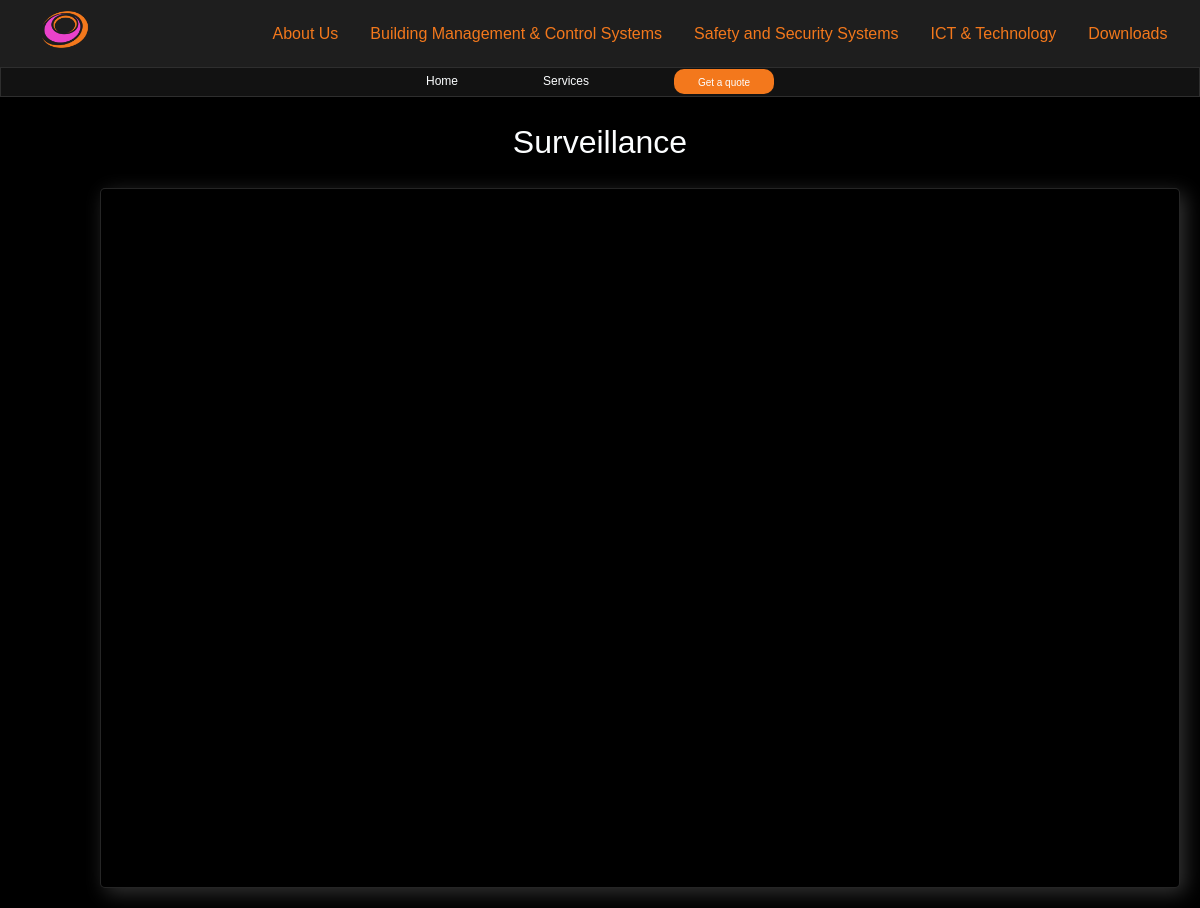
The page /services/surveillance/ on the database as committed earlier.
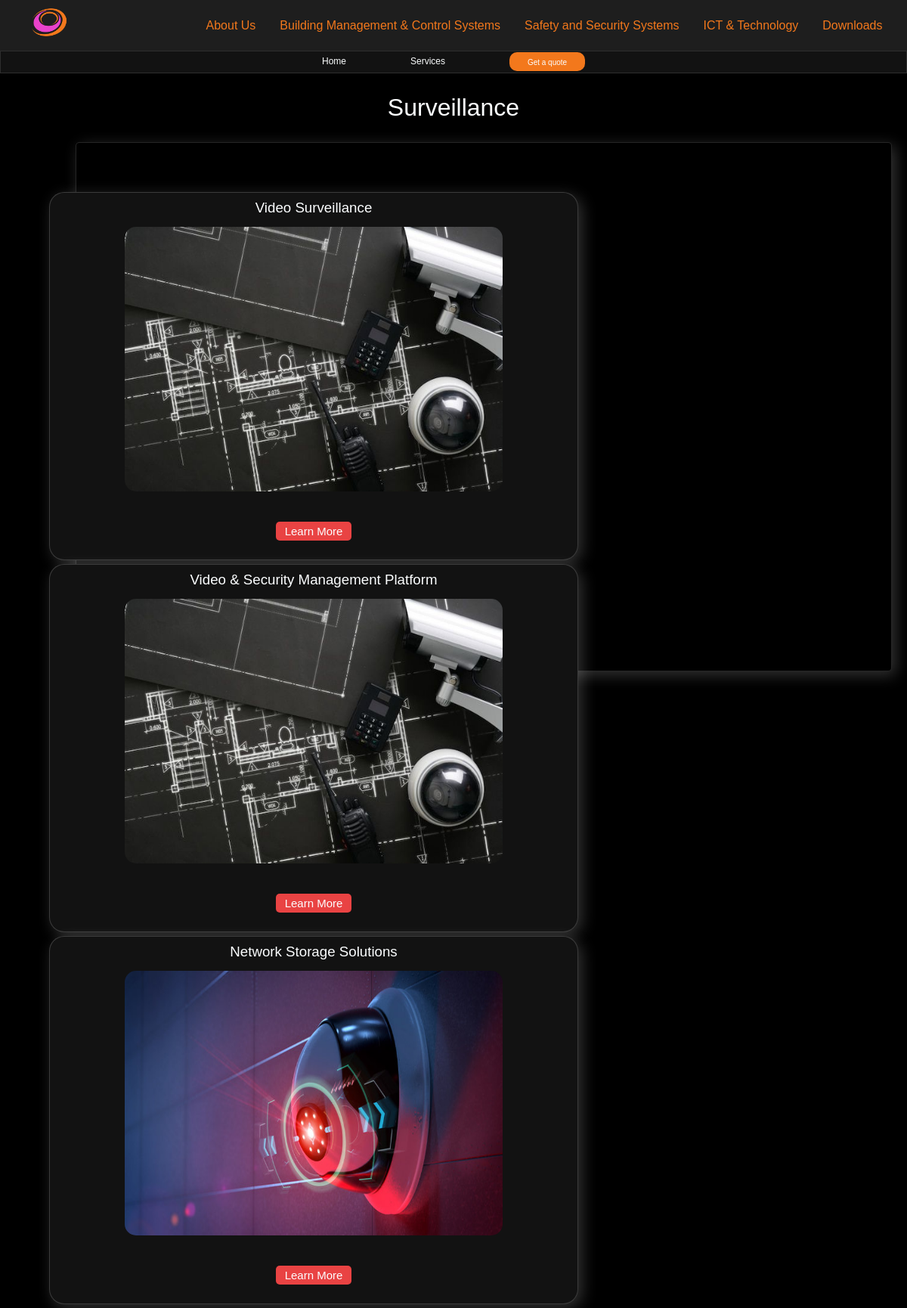
The same page on the database as committed later.
### services/models.py (models this page shows, shortened)
class Service(models.Model):
    service_name = models.CharField(max_length = 250)
    slug = models.SlugField()
    intro = models.TextField(blank = True)
    service_image = models.ImageField(upload_to='images/', blank=True, null=True)
    service_details = models.TextField()
    """String rep of the model"""

class SubService(models.Model):
    service = models.ForeignKey(Service, on_delete = models.CASCADE)
    sub_service_name = models.CharField(max_length = 250)
    slug = models.SlugField()
    info = models.TextField(blank = True)
    sub_service_image = models.ImageField(upload_to='images/', blank=True, null=True)
    """String rep of the model"""

### services/views.py (the view)
# urls.py: path('services/<slug:slug>/', views.service, name="service"),
def service(request, slug):
    service = get_object_or_404(Service, slug=slug)
    sub_services = service.subservice_set.all()
    context = {"service": service, "sub_services": sub_services}
    return render(request, "services/service.html", context)

### services/templates/services/service.html (shortened to what this page needs)
<!DOCTYPE html>
<html lang="en">
<head>
    {% extends "services/base.html" %}
    {% block header %}
        <h1 class="heading">{{service.service_name}}</h1>
    {% endblock header %}
    {% block content %}
        <div class="sub_services_container">
            <ul class="sub_services">
                {% for sub_service in sub_services %}
                    <div class="sub_service_container">
                        <li class="sub_service_list">
                            <h3>{{sub_service.sub_service_name}}</h3>
                            <img src="{{sub_service.sub_service_image.url}}" alt="images">
                            <button>
                                <a href="#">Learn More</a>
                            </button>
                        </li>
                    </div>
                {% endfor %}
            </ul>
        </div>
    {% endblock content %}

### services/templates/services/base.html (shortened to what this page needs)
<!DOCTYPE html>
<html lang="en">
<head>
    {% load static %}
    {% load static %}
    <link rel="stylesheet" href="{% static 'css/index.css' %}">
    <link rel="stylesheet" href="{% static 'css/base.css' %}">
    <link rel="stylesheet" href="{% static 'css/services.css' %}">
    <link rel="stylesheet" href="{% static 'css/service.css' %}">
</head>
<body>
    <div>
        <header class="header">
            <div class="logo_section">
                <img class="logo" src="{%static 'images/CC Logo-01.png' %}" alt="Logo">
            </div>
            <ul>
                <li>About Us</li>
                <li>Building Management & Control Systems</li>
                <li>Safety and Security Systems </li>
                <li>ICT & Technology</li>
                <li>Downloads</li>
            </ul>
        </header>
    </div>
    <div class="nav-link">
            <ul>
                <li><a href="{% url 'services:index' %}">Home</a></li>
                <li><a href="{% url 'services:all_services' %}">Services</a></li>
                <button>Get a quote</button>
            </ul>
    </div>
    <div class="full_body">
        {% block header%}{% endblock header%}
        {% block content%}{% endblock content%}
    </div>
</body>
</html>

### static/css/index.css (style rules this page uses)
* { font-family: "Comfortaa", sans-serif; font-optical-sizing: auto; font-weight: lighter; font-style: normal; margin: 0; padding: 0; scroll-behavior: smooth; box-sizing: border-box; scroll-padding-top: 2rem; }
:root { --main-color: #F3781C; --hover-color: hsl(37, 94%, 57%); --body-color: black; --container-color: #2d2e37; --text-color: #fcfeff; --background-color: rgba(245, 237, 237, 0.445); --theme-color: #1e1e1e; --secondary-color: orange; --light-body: #272626; --app-fab-color: hsla(0,0%,100%,0.6); --app-fab-background-color: rgba(30,30,30,0.72); --app-fab-border-color: hsla(0,0%,100%,0.04); --color-primary: hsla(0,0%,93.3%,0.8); --color-secondary: hsla(0,0%,100%,0.2); --background: #121212; --background-gradient: linear-gradient(180deg,#121212,#252525 25%,#252525 50%,#252525 75%,#121212); --shadow-gradient: linear-gradient(90deg,rgba(18,18,18,0.8),rgba(18,18,18,0)); --hover-background: hsla(0,0%,100%,0.06); }
body { background-color: var(--body-color); color: var(--text-color); font-family: Arial, sans-serif; line-height: 1.6; }
header { display: flex; flex-direction: row; background-color: var(--theme-color); padding: 1rem; text-align: center; list-style: none; }
header ul { display: flex; justify-content: center; align-items: center; flex-direction: row; background-color: var(--theme-color); color: var(--main-color); text-align: center; list-style: none; gap: 2rem; width: 80vw; margin-left: 150px; }
.header ul li { transition: transform 0.5s ease-in-out; }
.header li { list-style: none; }
.nav-link { background-color: var(--background); border: 0.02px solid rgba(252, 252, 252, 0.116); font-size: 12px; height: 30px; display: flex; justify-content: center; align-items: center; column-gap: 10px; }
.nav-link ul { display: flex; align-items: center; justify-content: center; column-gap: 75px; list-style: none; cursor: pointer; color: var(--text-color); }
.nav-link ul li { column-gap: 10px; color: var(--text-color); list-style: none; }
.nav-link ul li a { color: var(--text-color); }
.nav-link button { width: 100px; height: 25px; background-color: var(--background); border: 0.5px solid rgba(145, 143, 143, 0.349); color: var(--text-color); outline: none; border-radius: 10px; font-size: 10px; }

### static/css/base.css (style rules this page uses)
* { font-family: "Comfortaa", sans-serif; font-optical-sizing: auto; font-weight: lighter; font-style: normal; margin: 0; padding: 0; scroll-behavior: smooth; box-sizing: border-box; scroll-padding-top: 2rem; }
:root { --main-color: #F3781C; --hover-color: hsl(37, 94%, 57%); --body-color: black; --container-color: #2d2e37; --text-color: #fcfeff; --background-color: rgba(245, 237, 237, 0.445); --theme-color: #1e1e1e; --secondary-color: orange; --light-body: #272626; --app-fab-color: hsla(0,0%,100%,0.6); --app-fab-background-color: rgba(30,30,30,0.72); --app-fab-border-color: hsla(0,0%,100%,0.04); --color-primary: hsla(0,0%,93.3%,0.8); --color-secondary: hsla(0,0%,100%,0.2); --background: #121212; --background-gradient: linear-gradient(180deg,#121212,#252525 25%,#252525 50%,#252525 75%,#121212); --shadow-gradient: linear-gradient(90deg,rgba(18,18,18,0.8),rgba(18,18,18,0)); --hover-background: hsla(0,0%,100%,0.06); }
body { background-color: var(--body-color); }
.logo_section { margin-left: 20px; }
.logo { width: 70px; height: auto; }
.header { background-color: var(--theme-color); color: var(--text-color); padding: 10px; display: flex; align-items: center; }
.nav-link ul { list-style: none; padding: 0; margin: 0; }
.nav-link li { display: inline; margin-right: 10px; }
.nav-link a { text-decoration: none; color: var(--text-color); }
.nav-link button { background-color: var(--main-color); color: var(--text-color); border: none; padding: 8px 16px; cursor: pointer; }
.full_body { padding: 20px; }

Rows that differ between the two databases and show on the page:
added SubService: sub_service_name "Video Surveillance", sub_service_image (picture)
added SubService: sub_service_name "Video & Security Management Platform", sub_service_image (picture)
added SubService: sub_service_name "Network Storage Solutions", sub_service_image (picture)
